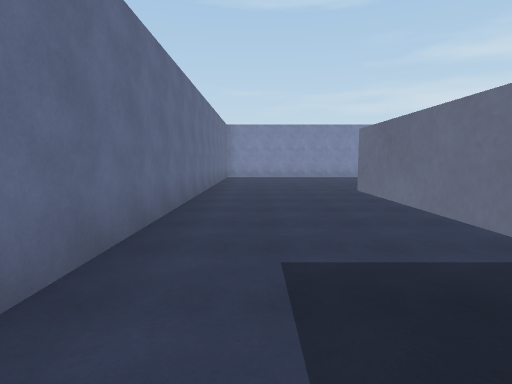
view 1 (above)

17 first-person views from a walk through a scene from a Unity 3-D project. The camera is 1.5 m above the floor, tilts 6° down and sees 80° across. The floor is counted in squares, 2 m on a side. Each view is taken from the middle of a square. On the plan, view 1 faces up. The plan holds only what a view shows up to about 10 squares ahead; the rest is blank. The place goes on beyond the plan. Surface patterns are stand-ins for the level's own textures.

view 2
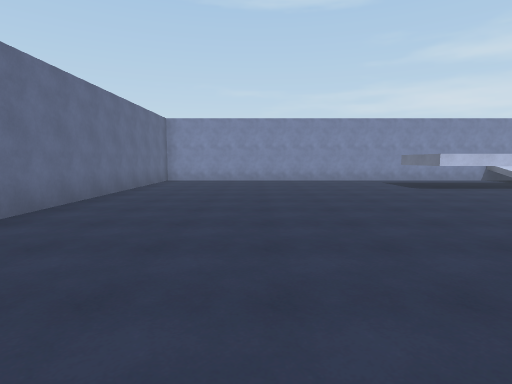

view 3
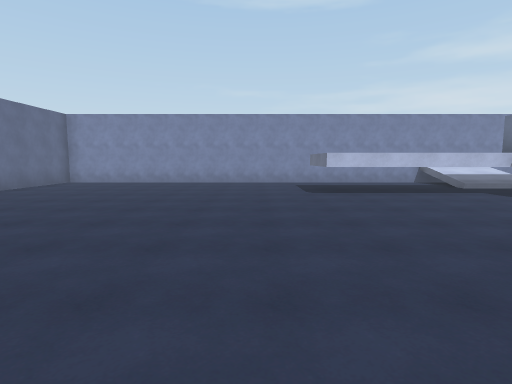

view 4
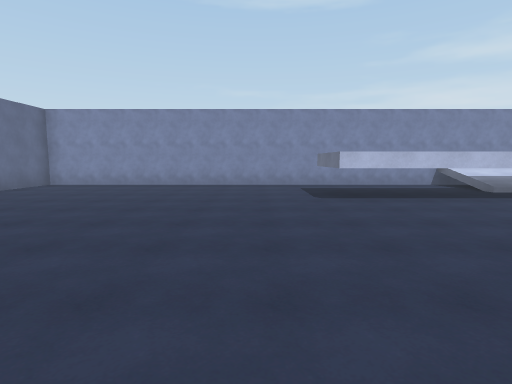

view 5
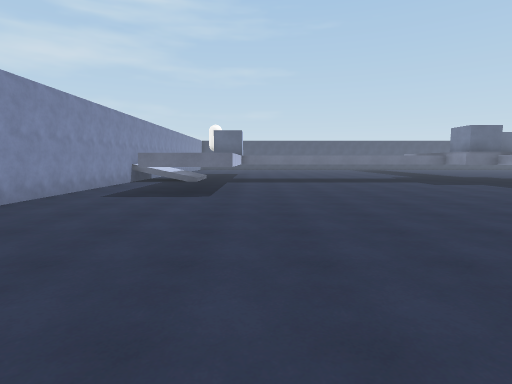

view 6
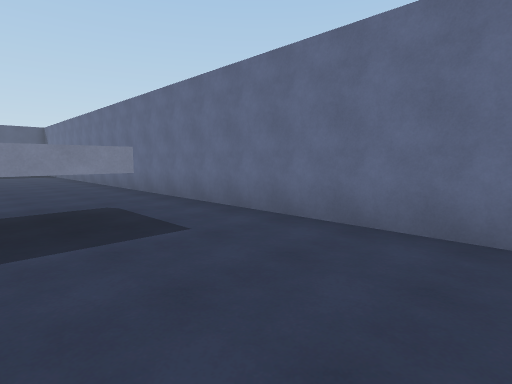

view 7
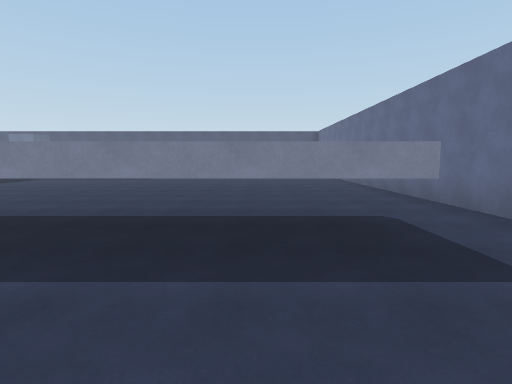

view 8
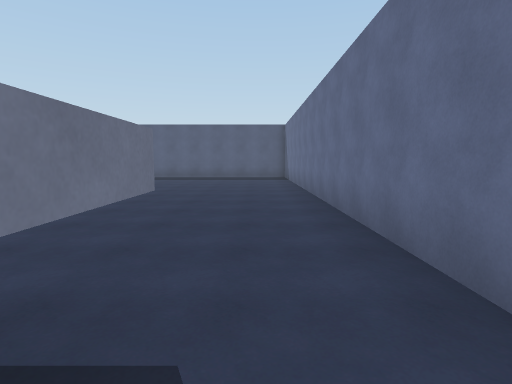

view 9
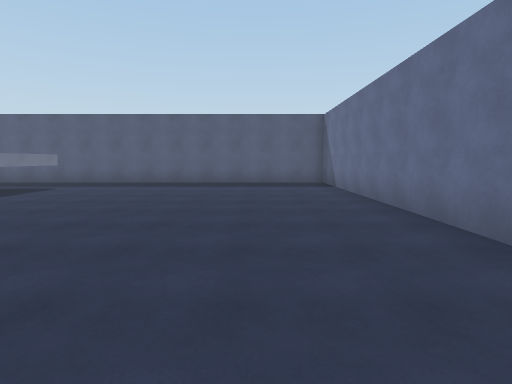

view 10
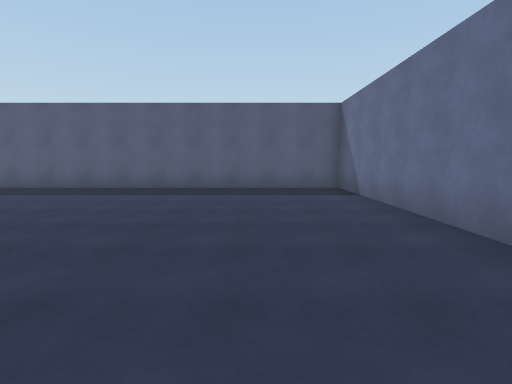

view 11
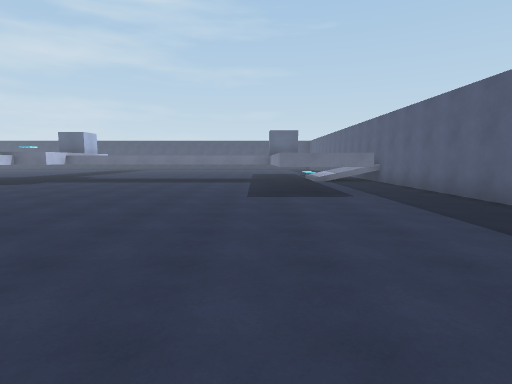

view 12
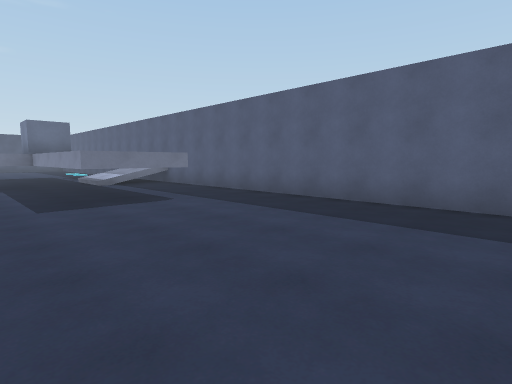

view 13
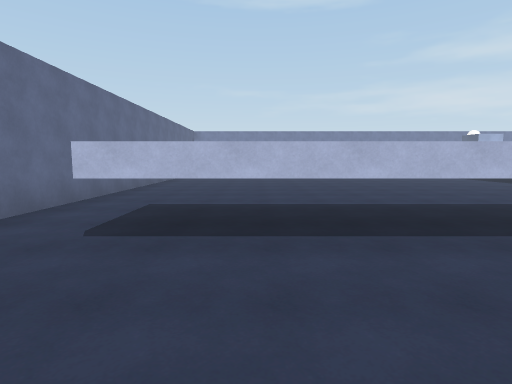

view 14
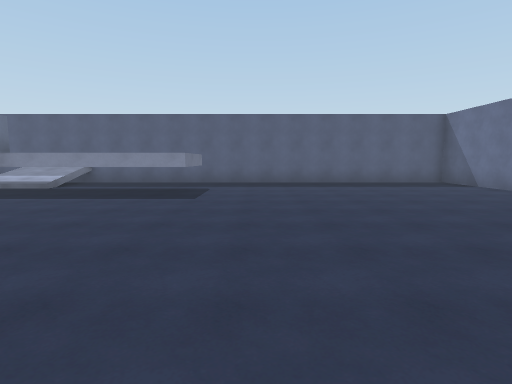

view 15
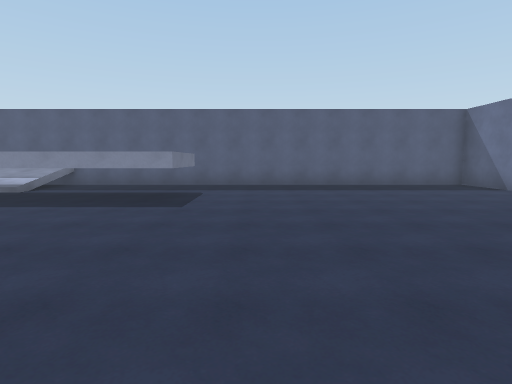

view 16
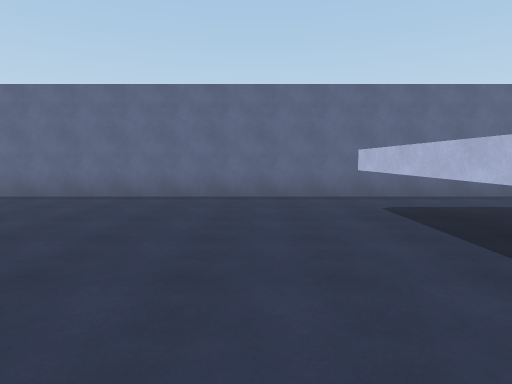

view 17
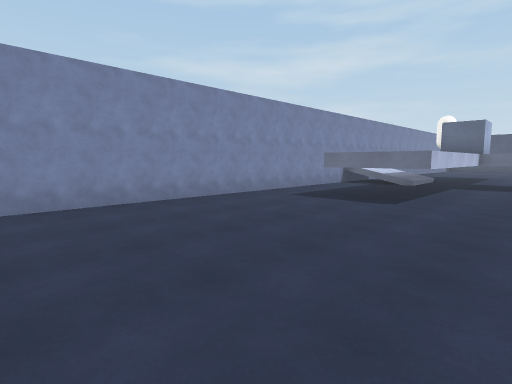

### Floor plan
Key: @ floor where view 1 was taken; # wall or solid block; . floor; T thing the floor can be seen under or through.
Columns run from 2 left of view 1 to 11 right of it. Each row starts with its distance up from view 1.
 14 ##############
 13 #............#
 12 #............#
 11 #........T   #
 10 #........TTTT#
  9 #............#
  8 #............
  7 #............
  6 #............
  5 #............
  4 #............
  3 #............
  2 #........ ..#
  1 #..TTTT    ##
  0 #.@TTTT    ##
 -1 #........ ..#
 -2 #............
 -3 #............
 -4 #............
 -5 #............
 -6 #............
 -7 #............
 -8 #............#
 -9 #........TTTT#
-10 #........T   #
-11 #............#
-12 #............#
-13 ##############

Positions as (right, up) in squares from view 1, and headings:
1: (0, 0), facing up
2: (2, 2), facing up
3: (5, 3), facing up
4: (5, 4), facing up
5: (0, 9), facing right
6: (2, 5), facing down-left
7: (2, 4), facing down
8: (0, 1), facing down
9: (1, -2), facing down
10: (1, -4), facing down
11: (0, -8), facing right
12: (1, -7), facing down-right
13: (2, -3), facing up
14: (5, -2), facing down
15: (5, -3), facing down
16: (5, -2), facing left
17: (1, 8), facing up-right
